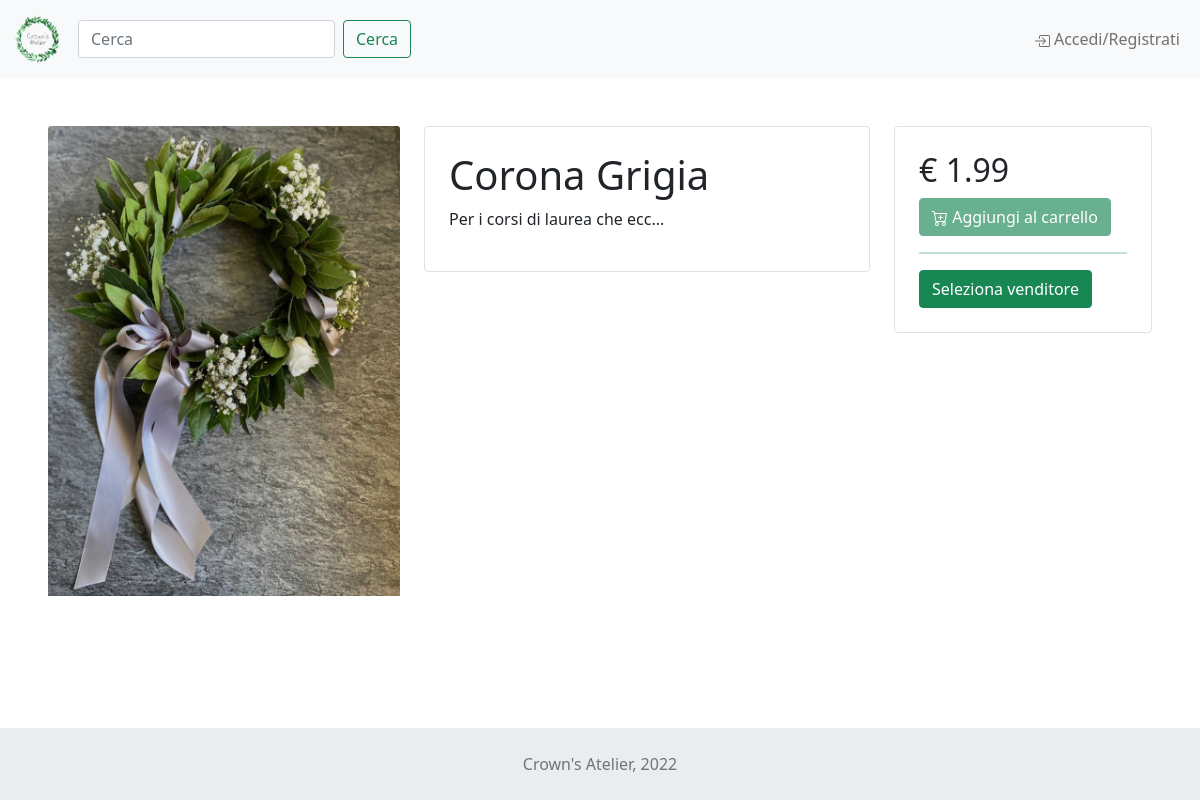
Page /product.php?id=3&seller=1 on the committed database.
### tables this page shows
CREATE TABLE `prodotti_forniti` (
  `idFornitore` int NOT NULL,
  `idProdotto` int NOT NULL,
  `prezzo` float NOT NULL,
  `qntFornita` int NOT NULL,
  PRIMARY KEY (`idFornitore`,`idProdotto`),
  KEY `fk_prodotti_forniti_email_idx` (`idFornitore`),
  KEY `fk_prodotti_forniti_idProdotto_idx` (`idProdotto`),
  CONSTRAINT `fk_prodotti_forniti_email` FOREIGN KEY (`idFornitore`) REFERENCES `utenti` (`idUtente`),
  CONSTRAINT `fk_prodotti_forniti_idProdotto` FOREIGN KEY (`idProdotto`) REFERENCES `prodotti` (`idProdotto`)
);

CREATE TABLE `prodotti` (
  `idProdotto` int NOT NULL AUTO_INCREMENT,
  `nome` varchar(512) NOT NULL,
  `descrizione` varchar(512) NOT NULL,
  `imgURL` varchar(150) NOT NULL,
  `categoria` int NOT NULL,
  PRIMARY KEY (`idProdotto`),
  KEY `fk_prodotti_categoria_idx` (`categoria`),
  CONSTRAINT `fk_prodotti_categoria` FOREIGN KEY (`categoria`) REFERENCES `categorie` (`idCategoria`)
);

### product.php (called while the page is built, shortened)
<?php
require_once 'start.php';
$templateParams["titolo"] = "Crown's Atelier - Prodotto";
if(isUserLoggedIn()){
    $templateParams["nav"] = "navbar.php";
} else {
    $templateParams["nav"] = "navbar-login.php";
}$templateParams["nome"] = "product-view.php";
if(isset($_GET['id']) && isset($_GET['seller'])){
    $prodotto = $dbh-> getProductData($_GET['id'], $_GET['seller']);
    $templateParams['imgURL'] = $prodotto[0]['imgURL'];
    $templateParams['nomeProdotto'] = $prodotto[0]['nome'];
    $templateParams['descrizione'] = $prodotto[0]['descrizione'];
    $templateParams['prezzo'] = $prodotto[0]['prezzo'];
    $templateParams["venditori"] = $dbh-> getSellerByProductId($_GET['id']);
}
require 'template/base.php';
?>

### db/database.php (called while the page is built, shortened)
<?php
class DatabaseHelper{
    private $db;
    public function __construct($servername, $username, $password, $dbname, $port){
        $this->db = new mysqli($servername, $username, $password, $dbname, $port);
    }
    public function getProductData($id, $seller){
        $query = "SELECT *
        FROM prodotti, prodotti_forniti
        WHERE prodotti.idProdotto = prodotti_forniti.idProdotto
        AND prodotti_forniti.idProdotto = ?
        AND prodotti_forniti.idFornitore = ?";
        $stmt = $this->db->prepare($query);
        $stmt->bind_param('ii',$id, $seller);
        $stmt->execute();
        $result = $stmt->get_result();
        return $result->fetch_all(MYSQLI_ASSOC);
    }
    public function getSellerByProductId($id){
        $query = "SELECT *
        FROM utenti, prodotti_forniti
        WHERE utenti.idUtente = prodotti_forniti.idFornitore
        AND prodotti_forniti.idProdotto = ?
        AND utenti.tipo = 'fornitore'
        ORDER BY prodotti_forniti.prezzo";
        $stmt = $this->db->prepare($query);
        $stmt->bind_param('i',$id);
        $stmt->execute();
        $result = $stmt->get_result();
        return $result->fetch_all(MYSQLI_ASSOC);
    }
}
?>

### start.php (called while the page is built, shortened)
<?php
require_once("utils/functions.php");
require_once("db/database.php");
$dbh = new DatabaseHelper("127.0.0.1", "root", "root", "my_crownsatelier", 3306);
?>

### utils/functions.php (called while the page is built, shortened)
<?php
function isUserLoggedIn(){
    return !empty($_SESSION["id"]);
}
?>

### template/product-view.php (the view, shortened to what this page needs)
<main>
<div class="m-5">
    <div class="row">
        <div class="col-12 col-md-4">
            <img src="./resources/img/products/<?php echo $templateParams['imgURL']?>" class="card-img-top" alt=""/>
        </div>
        <div class="col-12 col-md-5 mt-3 mt-md-0">
            <div class="border rounded p-4">
                <h1><?php echo $templateParams['nomeProdotto']?></h1>
                <p><?php echo $templateParams['descrizione']?></p>
            </div>
        </div>
        <div class="col-12 col-md-3 mt-3 mt-md-0">
            <div class="border rounded p-4">
                <h2>€ <?php echo $templateParams['prezzo']?> </h2>
                <form method="POST" action= "#">
                <button class="btn btn-success btn-labeled" type="submit" id="addToCart" name="addToCart"
                <?php if(!isUserLoggedIn()){
                        echo 'disabled';
                    }?> >
                    <span class="btn-label">
                    </span>
                    Aggiungi al carrello
                </button>
                </form>
                <hr class="bg-success border-2 border-top border-success"/>
                <button class="btn btn-success" type="button" data-bs-toggle="offcanvas" data-bs-target="#offcanvasExample">Seleziona venditore</button>
            </div>
        </div>
    </div>
</div>
</main>

### rows in the picture
prodotti_forniti: idProdotto.imgURL (picture), idProdotto.nome "Corona Grigia", idProdotto.descrizione "Per i corsi di laurea che ecc...", prezzo "1.99"
